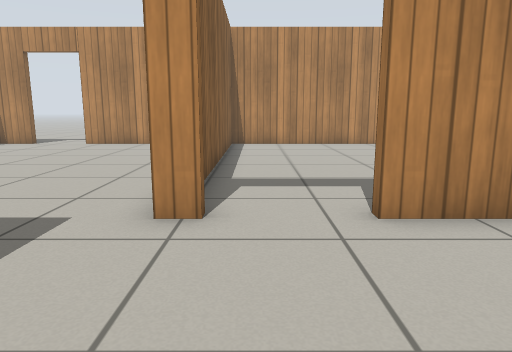
[1] (above)

15 first-person views from a walk through a world built for the Gazebo simulator. The camera is 0.72 m above the floor, tilts 10° down and sees 70° across. The floor is counted in squares, 0.5 m on a side. Each view is taken from the middle of a square. On the plan, view 1 faces up. The plan holds only what a view shows up to about 16 squares ahead; the rest is blank. Simple patterns stand in for the simulator's built-in surfaces.

[2]
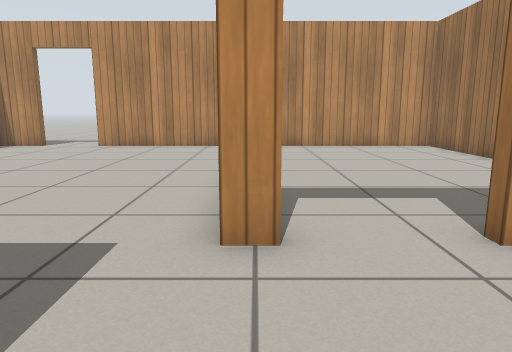

[3]
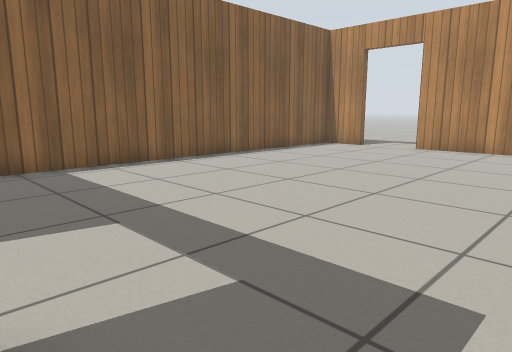

[4]
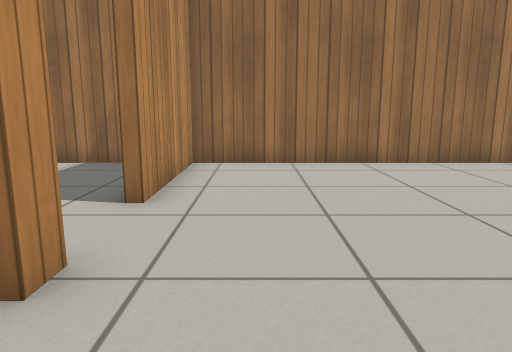

[5]
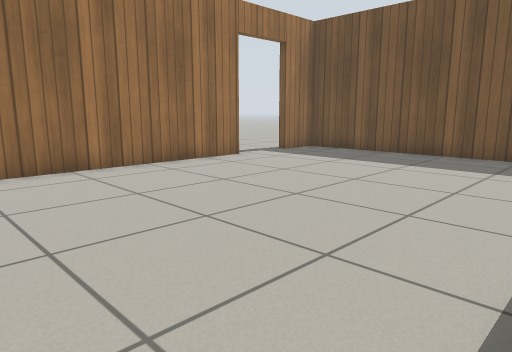

[6]
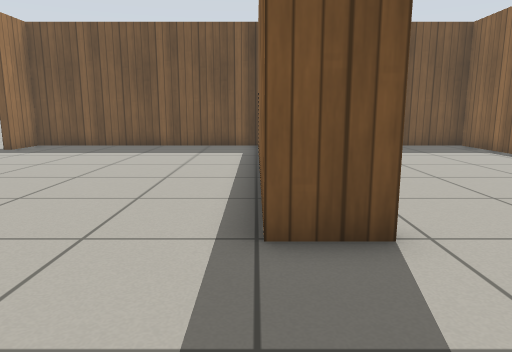

[7]
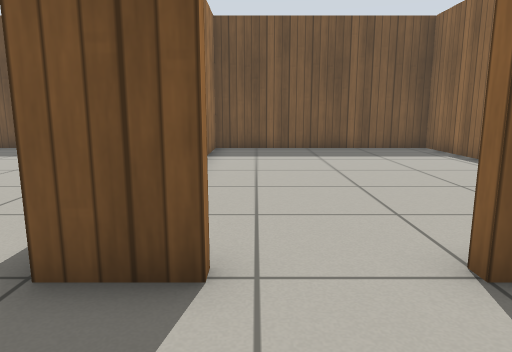

[8]
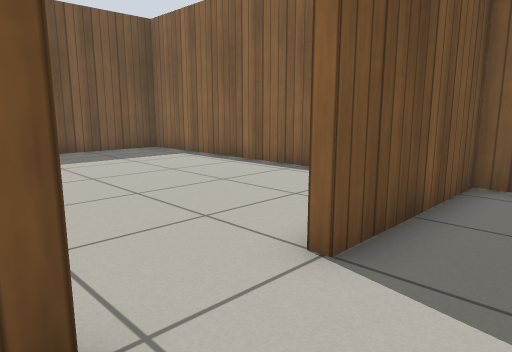

[9]
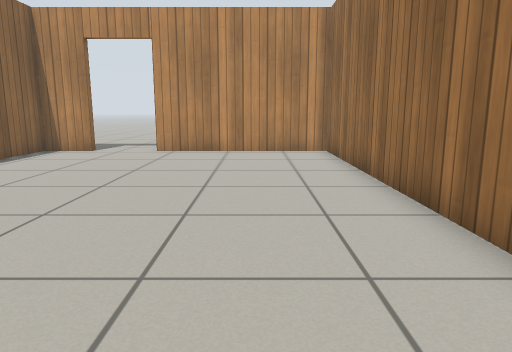

[10]
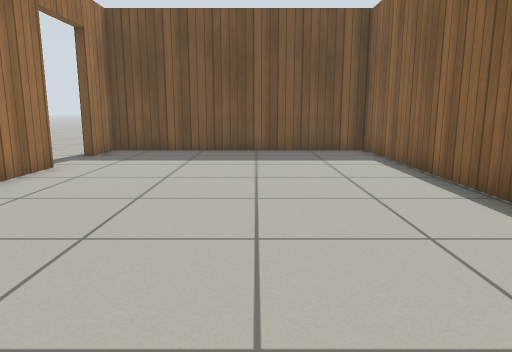

[11]
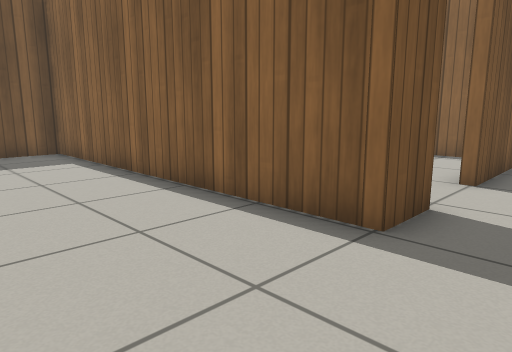

[12]
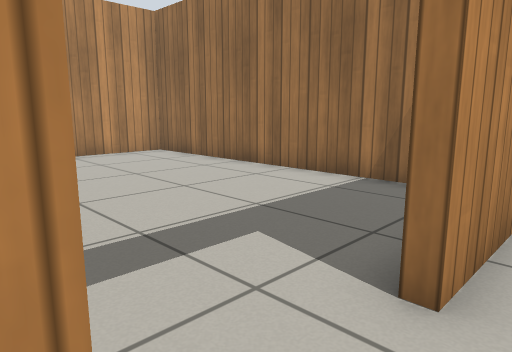

[13]
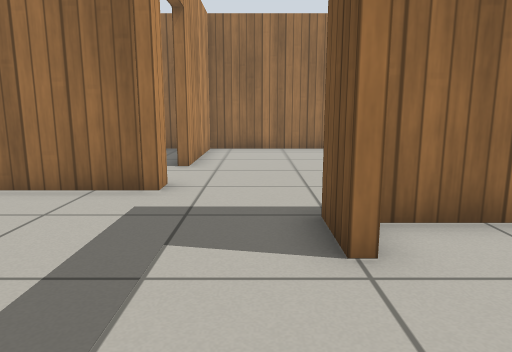

[14]
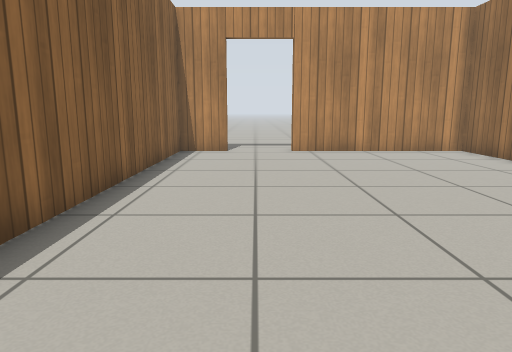

[15]
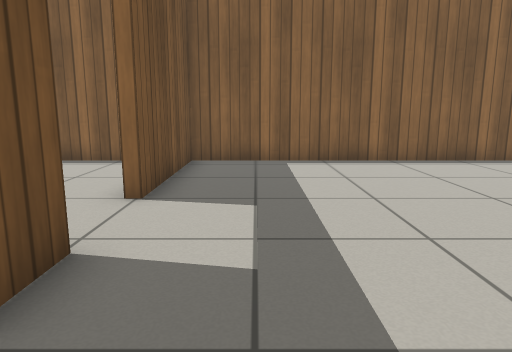

### Floor plan
Ten units are one square. View 1 is at (0, 0); x grows to the right and y downward. Boxes are objects, and circles mark ways between rooms. Rooms are numbered by the first view taken in them; rooms with no view inside come last. Other rooms are left out.
<svg viewBox="-123 -175 192 276">
<path fill="none" stroke="#000" d="M63 55 63 -48 16 -48M-31 -21 -31 96 63 96 63 79M-6 -48 -14 -48M-101 -165 -118 -165 -118 -21 -69 -21M-14 -48 -14 -165 -77 -165M-46 -21 -31 -21M-34 4 -34 -14M-118 -5 -118 96 -34 96 -34 70M63 -60 63 -165 -11 -165M-11 -161 -11 -75"/>
<circle cx="-15" cy="-35" r="3" fill="#2a7"/>
<circle cx="5" cy="-50" r="3" fill="#2a7"/>
<circle cx="-60" cy="-20" r="3" fill="#2a7"/>
<text x="20" y="20">1</text>
<text x="-70" y="-100">2</text>
<text x="-80" y="40">3</text>
<text x="30" y="-110">4</text>
</svg>
Room 1 opens to room 2. Room 1 opens to room 4. Room 2 opens to room 3.

Where each view was taken, in squares from view 1:
view 1: 0 up, 0 right, facing up
view 2: 1 up, 1 left, facing up
view 3: 2 up, 2 left, facing up-left
view 4: 3 up, 4 left, facing right
view 5: 3 up, 3 left, facing down-right
view 6: 6 up, 3 left, facing down
view 7: 5 up, 5 left, facing down
view 8: 4 up, 4 left, facing down-left
view 9: 3 up, 4 left, facing up
view 10: 4 up, 1 right, facing down
view 11: 4 up, 1 right, facing down-left
view 12: 4 up, 1 left, facing up-right
view 13: 3 up, 8 left, facing right
view 14: 3 up, 9 left, facing up
view 15: 4 up, 1 left, facing left
